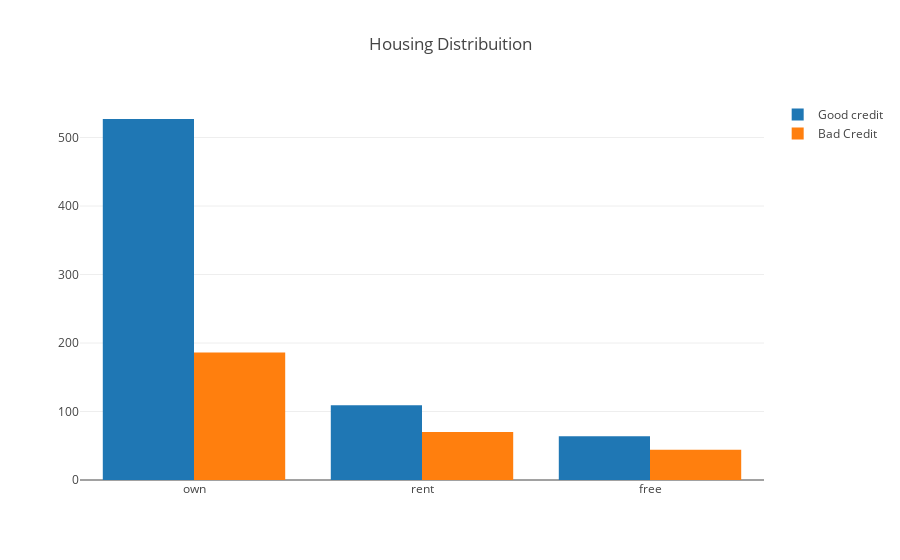

Notebook code for this chart:
### Code cell
#First plot
trace0 = go.Bar(
    x = df_credit[df_credit["Risk"]== 'good']["Housing"].value_counts().index.values,
    y = df_credit[df_credit["Risk"]== 'good']["Housing"].value_counts().values,
    name='Good credit'
)

#Second plot
trace1 = go.Bar(
    x = df_credit[df_credit["Risk"]== 'bad']["Housing"].value_counts().index.values,
    y = df_credit[df_credit["Risk"]== 'bad']["Housing"].value_counts().values,
    name="Bad Credit"
)

data = [trace0, trace1]

layout = go.Layout(
    title='Housing Distribuition'
)


fig = go.Figure(data=data, layout=layout)

py.iplot(fig, filename='Housing-Grouped')

### Figure 1 — Plotly figure (JSON) as saved in the notebook; plotly's stock layout.template omitted (floating-point values rounded to 4 significant figures)
{"data": [{"name": "Good credit", "type": "bar", "x": ["own", "rent", "free"], "y": [527, 109, 64]}, {"name": "Bad Credit", "type": "bar", "x": ["own", "rent", "free"], "y": [186, 70, 44]}], "layout": {"title": "Housing Distribuition"}}
